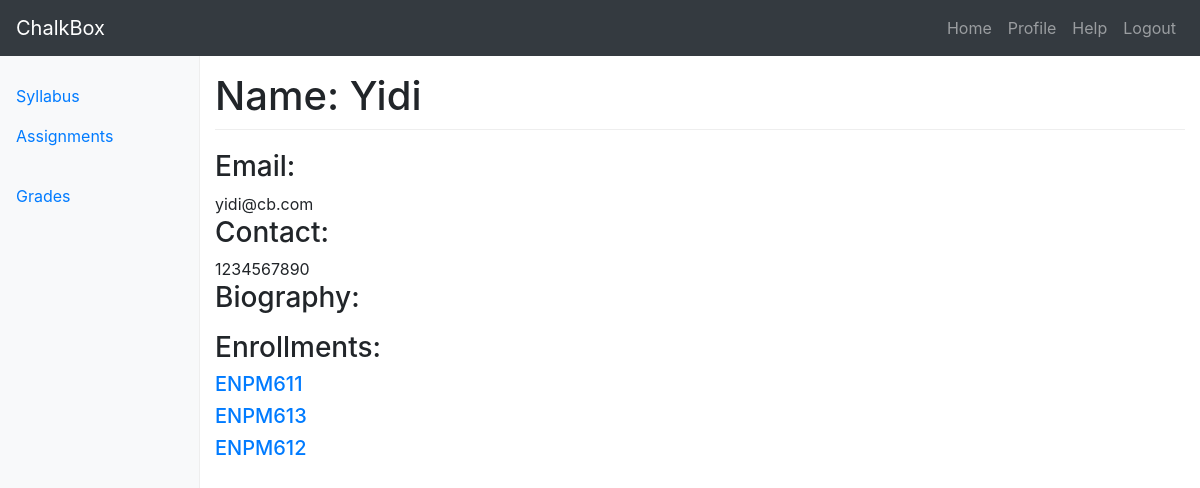
The page /courses/1/accounts/students/2/ on the database its author committed.
### accounts/models.py (models this page shows, shortened)
class User(AbstractBaseUser):
	username    = models.CharField(max_length=120)
	email       = models.EmailField(max_length=255, unique=True)
	full_name   = models.CharField(max_length=255, blank=True, null=True)
	biography   = models.TextField(blank=True)
	phone_number= models.IntegerField(blank=True, null=True)
	is_active   = models.BooleanField(default=True) # can login
	staff       = models.BooleanField(default=False) # staff user non superuser
	admin       = models.BooleanField(default=False) # superuser
	timestamp   = models.DateTimeField(auto_now_add=True)
	courses     = models.ManyToManyField(Course, blank=True)
	USERNAME_FIELD = 'email'
	REQUIRED_FIELDS = [] #['full_name'] #python manage.py createsuperuser
	objects = UserManager()

### courses/models.py (models this page shows, shortened)
class Course(models.Model):
    assignments = models.ManyToManyField(Assignment, blank=True)
    course_code = models.CharField(max_length=120)
    course_title = models.CharField(max_length=120)
    course_description = models.TextField(blank=True)
    updated     = models.DateTimeField(auto_now=True)
    timestamp   = models.DateTimeField(auto_now_add=True)
    syllabus	= models.FileField(null=True, blank=True)
    def get_absolute_url(self):
    	return reverse("courses:detail", kwargs={"cid": self.id})

### accounts/views.py (the view)
# urls.py: url(r'^students/(?P<user>\d+)/$', user_details, name="detail"),
def user_details(request, cid=None, user=None):
	user = get_object_or_404(User, id=user)
	queryset = user.courses.all()
	context = {
		"name": user.username,
		"user": user,
		"courses": queryset,
		"id": cid,
	}
	return render(request, "account/student_detail.html", context)

### templates/account/student_detail.html (shortened to what this page needs)
{% extends "base_navbar.html" %}
{% block content %}
<div class="container-fluid">
  <div class="row">
       {% include "side_bar.html" with cid=id %}
       <main role="main" class="col-sm-9 ml-sm-auto col-md-10 pt-3">
		<h1>Name: {{ name }}</h1>
		<div>
			<h3>Email:</h3> {{ user.email }}
			<h3>Contact:</h3> {{ user.phone_number }}
			<h3>Biography:</h3>
			<h3>Enrollments:</h3>
			{% for course in courses %}
				<h5><a href='{{ course.get_absolute_url }}'>{{ course.course_code }}</a></h5>
			{% endfor %}
		</div>
       </main>
  </div>
</div>
{% endblock %}

### static_proj/static_root/css/dashboard.css (style rules this page uses)
h1 { padding-bottom: 9px; margin-bottom: 20px; border-bottom: 1px solid #eee; }

### static_proj/static_root/css/navbar-top.css (style rules this page uses)
body { min-height: 75rem; }

### rows shown on the page
User: username "Yidi", email "yidi@cb.com", phone_number "1234567890"
Course: course_code "ENPM611"
Course: course_code "ENPM613"
Course: course_code "ENPM612"
